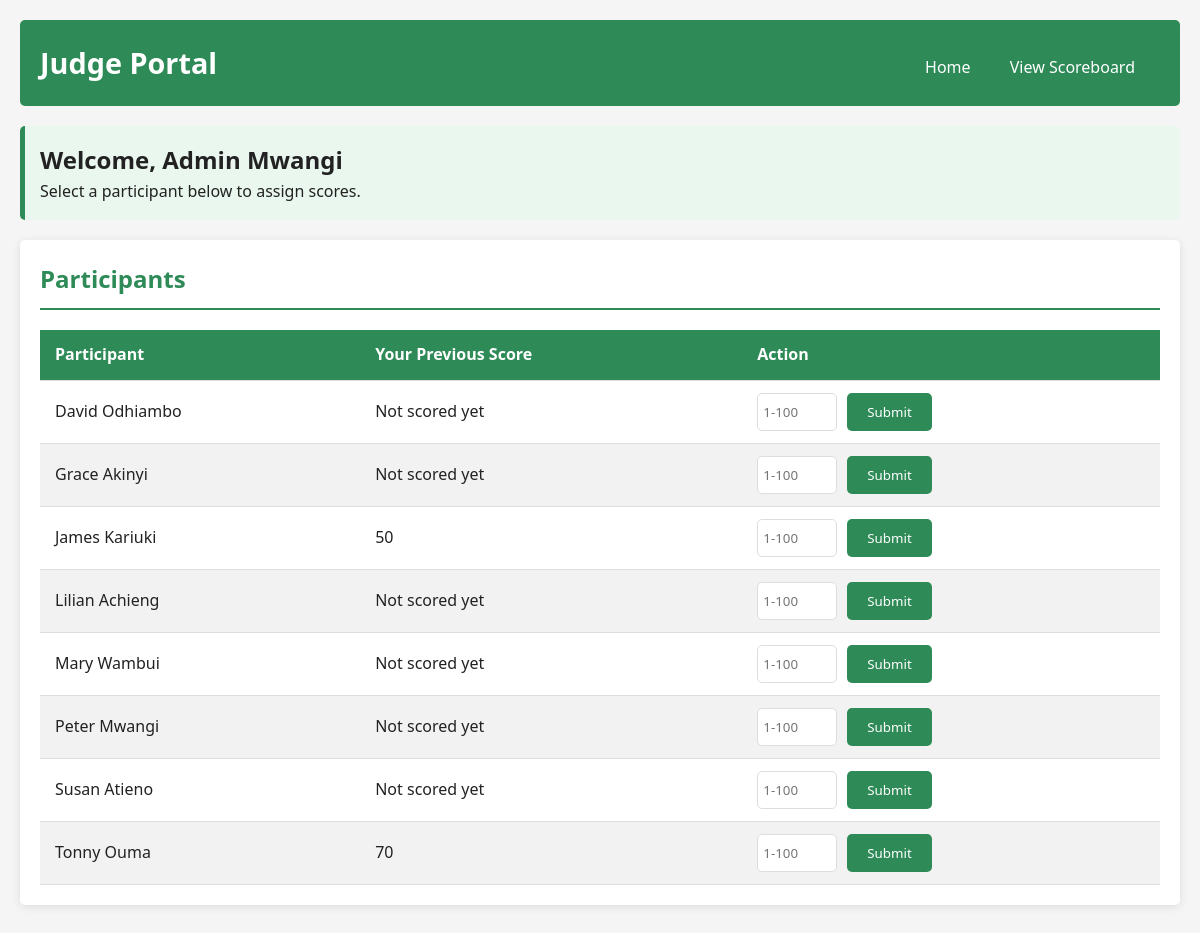
/judges/index.php, run on the app's committed database.
### tables this page shows
CREATE TABLE IF NOT EXISTS `judges` (
  `id` int NOT NULL AUTO_INCREMENT,
  `username` varchar(50) NOT NULL,
  `display_name` varchar(100) NOT NULL,
  `password_hash` varchar(255) NOT NULL,
  `is_admin` tinyint(1) DEFAULT '0',
  `created_at` timestamp NULL DEFAULT CURRENT_TIMESTAMP,
  `last_login` timestamp NULL DEFAULT NULL,
  PRIMARY KEY (`id`),
  UNIQUE KEY `username` (`username`)
);

CREATE TABLE IF NOT EXISTS `users` (
  `id` int NOT NULL AUTO_INCREMENT,
  `name` varchar(100) NOT NULL,
  `created_at` timestamp NULL DEFAULT CURRENT_TIMESTAMP,
  PRIMARY KEY (`id`)
);

### includes/functions.php (called while the page is built, shortened)
<?php
require_once 'db.php';
function getAllUsers() {
    global $pdo;
    $stmt = $pdo->query("SELECT * FROM users ORDER BY name");
    return $stmt->fetchAll(PDO::FETCH_ASSOC);
}
function getAllJudges() {
    global $pdo;
    $stmt = $pdo->query("SELECT * FROM judges ORDER BY display_name");
    return $stmt->fetchAll(PDO::FETCH_ASSOC);
}
function getScoresByJudge($judgeId) {
    global $pdo;
    $stmt = $pdo->prepare("SELECT user_id, points FROM scores WHERE judge_id = ?");
    $stmt->execute([$judgeId]);
    return $stmt->fetchAll(PDO::FETCH_KEY_PAIR);
}
?>

### judges/index.php (the view, shortened to what this page needs)
<?php
require_once '../includes/functions.php';
$judgeId = isset($_GET['judge_id']) ? (int)$_GET['judge_id'] : 1;
$users = getAllUsers();
$scores = getScoresByJudge($judgeId);
$judges = getAllJudges();
$currentJudge = array_filter($judges, function($j) use ($judgeId) {
    return $j['id'] == $judgeId;
});
$currentJudge = reset($currentJudge);
?>
<!DOCTYPE html>
<html lang="en">
<head>
    <link rel="stylesheet" href="../assets/css/style.css">
</head>
<body>
    <div class="container">
        <header>
            <h1>Judge Portal</h1>
            <nav>
                <a href="../">Home</a>
                <a href="../public/scoreboard.php">View Scoreboard</a>
            </nav>
        </header>
        <div class="judge-info">
            <h2>Welcome, <?= htmlspecialchars($currentJudge['display_name']) ?></h2>
            <p>Select a participant below to assign scores.</p>
        </div>
        <main>
            <div class="card">
                <h2>Participants</h2>
                <table>
                    <thead>
                        <tr>
                            <th>Participant</th>
                            <th>Your Previous Score</th>
                            <th>Action</th>
                        </tr>
                    </thead>
                    <tbody>
                        <?php foreach ($users as $user): ?>
                        <tr>
                            <td><?= htmlspecialchars($user['name']) ?></td>
                            <td><?= $scores[$user['id']] ?? 'Not scored yet' ?></td>
                            <td>
                                <form method="POST" class="score-form">
                                    <input type="number" name="points" min="1" max="100" required
                                           placeholder="1-100" class="score-input">
                                    <button type="submit" name="submit_score" class="btn">Submit</button>
                                </form>
                            </td>
                        </tr>
                        <?php endforeach; ?>
                    </tbody>
                </table>
            </div>
        </main>
    </div>
</body>
</html>

### assets/css/style.css (style rules this page uses)
:root { --primary-color: #2e8b57; --secondary-color: #d10000; --dark-color: #222; --light-color: #f8f9fa; --highlight-color: #ffd700; }
* { margin: 0; padding: 0; box-sizing: border-box; font-family: 'Segoe UI', Tahoma, Geneva, Verdana, sans-serif; }
body { background-color: #f5f5f5; color: var(--dark-color); line-height: 1.6; }
.container { max-width: 1200px; margin: 0 auto; padding: 20px; }
header { background-color: var(--primary-color); color: white; padding: 20px; border-radius: 5px; margin-bottom: 20px; display: flex; justify-content: space-between; align-items: center; }
header h1 { font-size: 1.8rem; }
nav { margin-top: 10px; }
nav a { color: white; text-decoration: none; margin-right: 15px; padding: 5px 10px; border-radius: 3px; transition: background-color 0.3s; }
.card { background-color: white; border-radius: 5px; box-shadow: 0 2px 10px rgba(0, 0, 0, 0.1); padding: 20px; margin-bottom: 20px; }
.card h2 { color: var(--primary-color); margin-bottom: 15px; border-bottom: 2px solid var(--primary-color); padding-bottom: 10px; }
.btn { display: inline-block; background-color: var(--primary-color); color: white; padding: 10px 20px; border: none; border-radius: 5px; text-decoration: none; cursor: pointer; transition: background-color 0.3s; }
table { width: 100%; border-collapse: collapse; margin-top: 20px; }
table th, table td { padding: 12px 15px; text-align: left; border-bottom: 1px solid #ddd; }
table th { background-color: var(--primary-color); color: white; }
table tr:nth-child(even) { background-color: #f2f2f2; }
.score-form { display: flex; gap: 10px; }
.score-input { width: 80px; padding: 5px; border: 1px solid #ddd; border-radius: 5px; }
.judge-info { background-color: #e9f7ef; padding: 15px; border-radius: 5px; margin-bottom: 20px; border-left: 5px solid var(--primary-color); }

### data on the page
judges: display_name "Admin Mwangi"
users: name "David Odhiambo", id "Not scored yet"
users: name "Grace Akinyi", id "Not scored yet"
users: name "James Kariuki", id "50"
users: name "Lilian Achieng", id "Not scored yet"
users: name "Mary Wambui", id "Not scored yet"
users: name "Peter Mwangi", id "Not scored yet"
users: name "Susan Atieno", id "Not scored yet"
users: name "Tonny Ouma", id "70"
